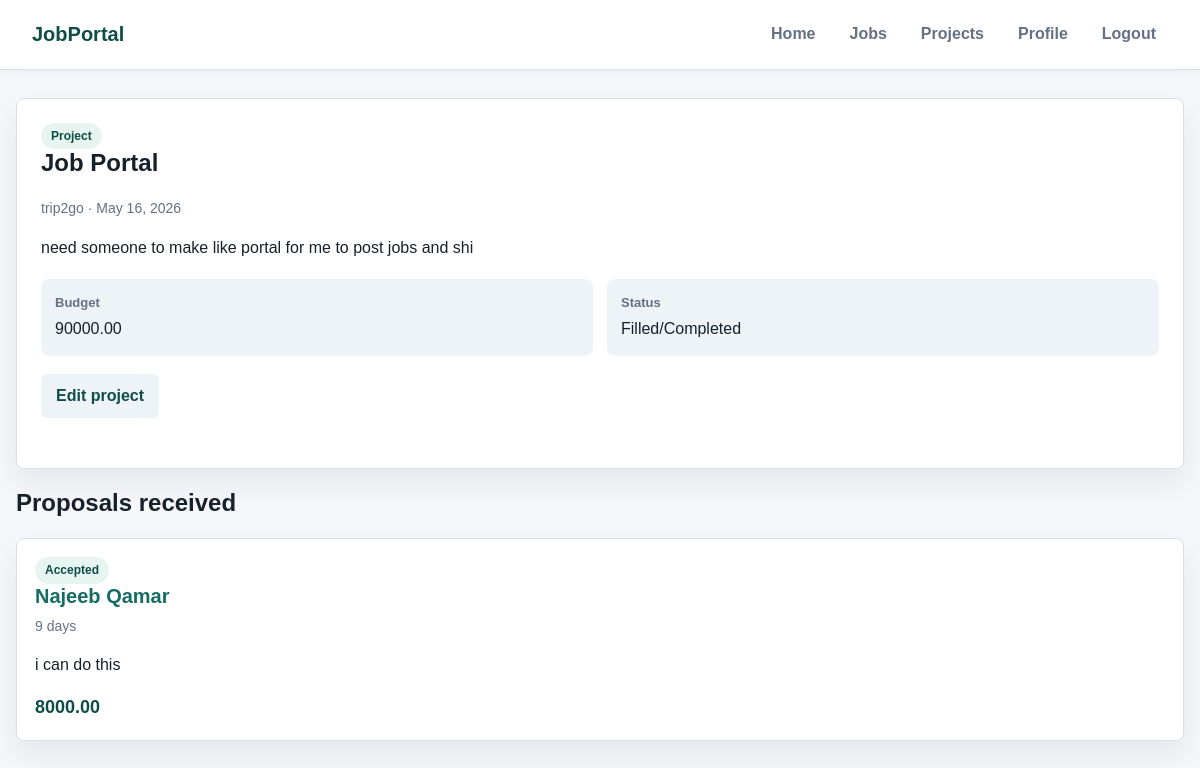
Screenshot of /proposals_for_project/15 (signed in) with the database file from the repository.
### recruiter/models.py (models this page shows, shortened)
class TimeStampedModel(models.Model):
    created_at = models.DateTimeField(auto_now_add=True, db_index=True)
    updated_at = models.DateTimeField(auto_now=True)
    class Meta:
        abstract = True

class Post(TimeStampedModel):
    POST_TYPE_CHOICES = [
        ('job', 'Job Position'),
        ('project', 'Project'),
    ]
    STATUS_CHOICES = [
        ('draft', 'Draft'),
        ('published', 'Published'),
        ('closed', 'Closed'),
        ('filled', 'Filled/Completed'),
        ('cancelled', 'Cancelled'),
    ]
    post_type = models.CharField(
        max_length=20,
        choices=POST_TYPE_CHOICES,
        db_index=True
    )
    title = models.CharField(
        max_length=250,
        help_text="Title of the job or project"
    )
    description = models.TextField(
        help_text="Detailed description"
    )
    company = models.ForeignKey(
        Company,
        on_delete=models.CASCADE,
        related_name="posts"
    )
    salary = models.DecimalField(
        max_digits=10,
        decimal_places=2,
        null=True,
        blank=True,
        validators=[MinValueValidator(0)],
        help_text="Annual salary for jobs"
    )
    budget = models.DecimalField(
        max_digits=12,
        decimal_places=2,
        null=True,
        blank=True,
        validators=[MinValueValidator(0)],
        help_text="Total budget for projects"
    )
    status = models.CharField(
        max_length=20,
        choices=STATUS_CHOICES,
        default='draft',
        db_index=True
    )
    is_active = models.BooleanField(default=True, db_index=True)
    is_featured = models.BooleanField(default=False)
    published_at = models.DateTimeField(null=True, blank=True)
    closed_at = models.DateTimeField(null=True, blank=True)
    skills_required = models.ManyToManyField(
        Skill,
        related_name="posts",
        blank=True
    )
    created_by = models.ForeignKey(
        CustomUser,
        on_delete=models.CASCADE,
        related_name="created_posts"
    )
    slug = models.SlugField(blank=True, null=True)
    class Meta:
        ordering = ['-created_at']
        indexes = [
            models.Index(fields=['post_type', 'status', 'is_active']),
            models.Index(fields=['company', 'status']),
            models.Index(fields=['is_featured', 'is_active']),
        ]

class Company(TimeStampedModel):
    name = models.CharField(
        max_length=150,
        unique=True,
        help_text="Official company name"
    )
    location = models.CharField(
        max_length=150,
        help_text="Headquarters location"
    )
    website = models.URLField(
        blank=True,
        help_text="Company website URL"
    )
    description = models.TextField(
        blank=True,
        help_text="Company description and mission"
    )
    industry = models.CharField(
        max_length=100,
        blank=True,
        help_text="Primary industry (e.g., Technology, Healthcare)"
    )
    size = models.PositiveIntegerField(
        null=True,
        blank=True,
        help_text="Number of employees",
        verbose_name="Company Size"
    )
    logo = models.ImageField(
        upload_to='company_logos/%Y/%m/%d/',
        null=True,
        blank=True,
        help_text="Company logo image"
    )
    is_active = models.BooleanField(
        default=True,
        help_text="Whether the company is currently active on the platform"
    )
    class Meta:
        verbose_name_plural = "Companies"
        ordering = ['name']
        indexes = [
            models.Index(fields=['name']),
            models.Index(fields=['industry']),
            models.Index(fields=['is_active']),
        ]
    def __str__(self):
        return self.name

class Proposal(TimeStampedModel):
    STATUS_CHOICES = [
        ('submitted', 'Submitted'),
        ('reviewing', 'Under Review'),
        ('accepted', 'Accepted'),
        ('rejected', 'Rejected'),
        ('withdrawn', 'Withdrawn'),
    ]
    amount = models.DecimalField(
        max_digits=10,
        decimal_places=2,
        validators=[MinValueValidator(0)],
        verbose_name="Proposal Amount",
        help_text="Bid amount for the project"
    )
    description = models.TextField(
        help_text="Detailed proposal description"
    )
    applicant = models.ForeignKey(
        ApplicantProfile,
        on_delete=models.CASCADE,
        related_name="proposals"
    )
    project = models.ForeignKey(
        Post,
        on_delete=models.CASCADE,
        related_name="proposals",
        limit_choices_to={'post_type': 'project', 'status': 'published'}
    )
    status = models.CharField(
        max_length=20,
        choices=STATUS_CHOICES,
        default='submitted',
        db_index=True
    )
    cover_letter = models.FileField(
        upload_to='proposals/%Y/%m/%d/',
        null=True,
        blank=True,
        help_text="Optional cover letter (PDF)"
    )
    estimated_duration = models.PositiveIntegerField(
        null=True,
        blank=True,
        help_text="Estimated duration in days"
    )
    submitted_at = models.DateTimeField(auto_now_add=True)
    reviewed_at = models.DateTimeField(null=True, blank=True)
    reviewed_by = models.ForeignKey(
        RepresentativeProfile,
        on_delete=models.SET_NULL,
        null=True,
        blank=True,
        related_name="reviewed_proposals"
    )
    class Meta:
        ordering = ['amount', '-submitted_at']
        constraints = [
            models.UniqueConstraint(
                fields=['applicant', 'project'],
                name='unique_proposal_per_applicant_project',
                violation_error_message="You have already submitted a proposal for this project"
            ),
            models.CheckConstraint(
                check=models.Q(amount__gte=0),
                name='proposal_amount_non_negative'
            )
        ]
        indexes = [
            models.Index(fields=['status', 'submitted_at']),
            models.Index(fields=['project', 'status']),
        ]

class ApplicantProfile(TimeStampedModel):
    user = models.OneToOneField(
        CustomUser,
        on_delete=models.CASCADE,
        related_name='applicant_profile',
        limit_choices_to={'user_type': 'applicant'}
    )
    cv = models.FileField(
        upload_to='cvs/%Y/%m/%d/',
        validators=[FileExtensionValidator(allowed_extensions=['pdf', 'docx'])],
        help_text="Upload your CV (PDF or DOCX)"
    )
    summary = models.TextField(
        blank=True,
        help_text="Professional summary or bio"
    )
    experience_years = models.PositiveIntegerField(
        default=0,
        help_text="Years of professional experience"
    )
    skills = models.ManyToManyField(
        Skill,
        related_name="applicants",
        blank=True,
        help_text="Select your skills"
    )
    linkedin_url = models.URLField(blank=True)
    github_url = models.URLField(blank=True)
    portfolio_url = models.URLField(blank=True)
    expected_salary = models.DecimalField(
        max_digits=10,
        decimal_places=2,
        null=True,
        blank=True,
        validators=[MinValueValidator(0)],
        help_text="Expected annual salary"
    )
    location_preference = models.CharField(max_length=150, blank=True)
    class Meta:
        indexes = [
            models.Index(fields=['experience_years']),
        ]

class CustomUser(AbstractUser):
    USER_TYPE_CHOICES = [
        ('applicant', 'Applicant'),
        ('representative', 'Company Representative'),
        ('admin', 'Administrator'),
    ]
    email = models.EmailField(unique=True)
    user_type = models.CharField(
        max_length=20,
        choices=USER_TYPE_CHOICES,
        default='applicant'
    )
    profile_picture = models.ImageField(
        upload_to='profile_pictures/%Y/%m/%d/',
        null=True,
        blank=True
    )
    class Meta:
        ordering = ['username']
        indexes = [
            models.Index(fields=['email']),
            models.Index(fields=['user_type', 'is_active']),
        ]
    def get_full_name(self):
        if self.first_name and self.last_name:
            return f"{self.first_name} {self.last_name}"
        return self.username

### recruiter/view_modules/project_views.py (the view)
# urls.py: path("proposals_for_project/<int:project_id>", views.view_proposals_for_project, name="proposals_for_project"),
@login_required(login_url='login')
def view_proposals_for_project(request, project_id):
    if not is_representative(request.user):
        messages.error(request, "You are not allowed to access this page!")
        return redirect("all_projects_created")
    profile = getattr(request.user, 'representative_profile', None)
    if not profile:
        messages.error(request, "You have to create profile first!")
        return redirect("representative_profile")
    project = get_object_or_404(Post, post_type='project', pk=project_id, created_by=request.user)
    accepted_proposal = project.proposals.filter(status='accepted').first()
    proposals = [] if accepted_proposal else project.proposals.all()
    return render(request, "projects/proposals_for_project.html", {
        'proposals': proposals,
        'accepted_proposal': accepted_proposal,
        'project': project,
    })

### recruiter/view_modules/common.py (called while the page is built)
def is_representative(user):
    return user.user_type == 'representative'

### recruiter/templates/projects/proposals_for_project.html (shortened to what this page needs)
{% extends "recruiter/base.html" %}
{% block content %}
    <section class="detail-panel">
        <span class="badge">Project</span>
        <h1>{{ project.title }}</h1>
        <p class="meta">{{ project.company }} · {{ project.published_at|date:"M j, Y" }}</p>
        <p>{{ project.description }}</p>
        <div class="detail-list">
            <div class="detail-item"><strong>Budget</strong>{% if project.budget %}{{ project.budget }}{% else %}Not specified{% endif %}</div>
            <div class="detail-item"><strong>Status</strong>{{ project.get_status_display }}</div>
        </div>
        <div class="action-bar">
            <a href="{% url 'edit_project' project.id %}" class="button button-secondary">Edit project</a>
        </div>
    </section>
    <h2>Proposals received</h2>
    <div class="grid">
        {% if accepted_proposal %}
            <article class="card">
                <span class="badge">Accepted</span>
                <h2><a href="{% url 'proposal_detail' accepted_proposal.pk %}">{{ accepted_proposal.applicant.user.get_full_name }}</a></h2>
                <p class="meta">{% if accepted_proposal.estimated_duration %}{{ accepted_proposal.estimated_duration }} days{% else %}Duration not specified{% endif %}</p>
                <p>{{ accepted_proposal.description|truncatewords:24 }}</p>
                <p class="amount">{{ accepted_proposal.amount }}</p>
            </article>
        {% endif %}
    </div>
{% endblock %}

### recruiter/templates/recruiter/base.html (style rules this page uses)
:root { --bg: #f6f7fb; --surface: #ffffff; --surface-soft: #eef3f7; --text: #17212b; --muted: #667085; --line: #d9e0e8; --brand: #146c63; --brand-dark: #0f4d47; --accent: #f4a261; --danger: #c2413b; --shadow: 0 14px 30px rgba(23, 33, 43, 0.08); }
* { box-sizing: border-box; }
body { font-family: Arial, sans-serif; margin: 0; background: var(--bg); color: var(--text); line-height: 1.55; }
h1, h2, h3 { margin-top: 0; line-height: 1.2; }
a { color: var(--brand); text-decoration: none; font-weight: 700; }
.action-bar { display: flex; gap: 10px; flex-wrap: wrap; margin: 18px 0 26px; }
.grid { display: grid; grid-template-columns: repeat(auto-fit, minmax(260px, 1fr)); gap: 16px; }
.card, form, .detail-panel { background: var(--surface); border: 1px solid var(--line); border-radius: 8px; box-shadow: var(--shadow); }
.card { padding: 18px; }
.card h2, .card h3 { margin-bottom: 8px; font-size: 20px; }
.meta { color: var(--muted); font-size: 14px; margin: 4px 0; }
.amount { color: var(--brand-dark); font-weight: 800; font-size: 18px; margin: 12px 0 0; }
.badge { display: inline-flex; align-items: center; width: fit-content; border-radius: 999px; padding: 4px 10px; font-size: 12px; font-weight: 800; background: #e7f5f1; color: var(--brand-dark); }
button, input[type="submit"], .button { display: inline-flex; align-items: center; justify-content: center; background: var(--brand); color: white; border: none; padding: 10px 15px; cursor: pointer; border-radius: 6px; font-weight: 800; text-decoration: none; }
.button-secondary { background: var(--surface-soft); color: var(--brand-dark); }
.detail-panel { padding: 24px; margin-bottom: 20px; }
.detail-list { display: grid; grid-template-columns: repeat(auto-fit, minmax(180px, 1fr)); gap: 14px; margin: 18px 0; }
.detail-item { background: var(--surface-soft); border-radius: 8px; padding: 14px; }
.detail-item strong { display: block; color: var(--muted); font-size: 13px; margin-bottom: 4px; }

### rows the page displays
Post: title "Job Portal", company "trip2go", published_at "May 16, 2026", description "need someone to make like portal for me to post jobs and shi", budget "90000.00", status "Filled/Completed"
Proposal: applicant.user.get_full_name "Najeeb Qamar", estimated_duration "9", description "i can do this", amount "8000.00"
